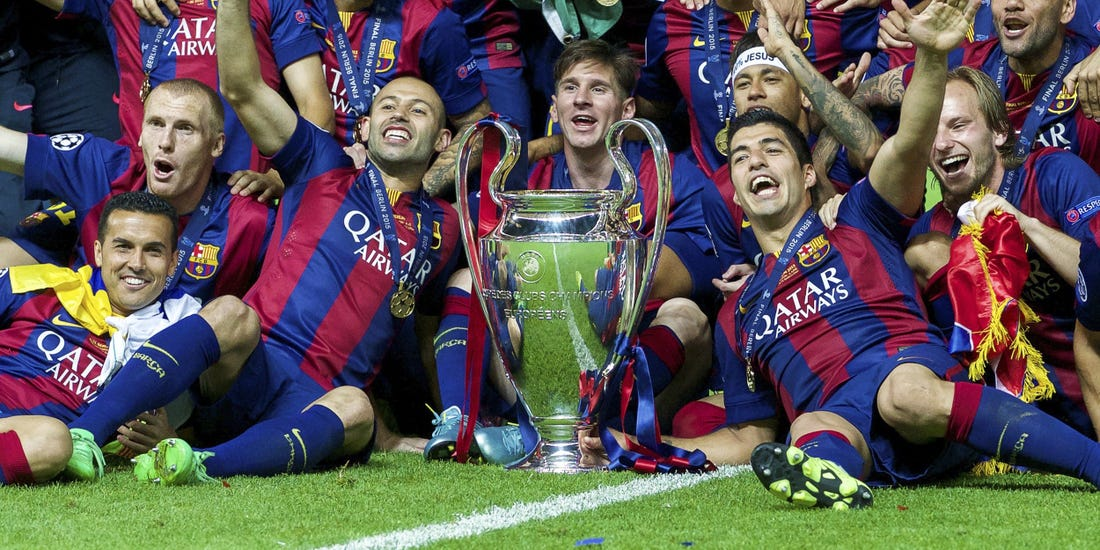
#> input picture Barca.jpg, 1100 x 550 px
$ jupyter execute Smiledetection.ipynb   (shell and % lines are left out)
#> lines starting #> are read from the running program, lines starting #| are printed output that depends on the picture; after the words box and inside, x2 and y2 are one past the last pixel; in counts of white or black regions, pixels touching at a corner belong together
[cell 1]
import cv2
from matplotlib import pyplot as plt
import pylab
pylab.rcParams['figure.figsize'] = (10.0, 8.0)


 # Load the test image and create a greyscale copy of it to be used in the classifiers
base_image = cv2.imread('Barca.jpg')
#> base_image is the input picture: shape (550, 1100, 3); mean B, G, R 84.6, 86.2, 92.1
grey = cv2.cvtColor(base_image, cv2.COLOR_BGR2GRAY)
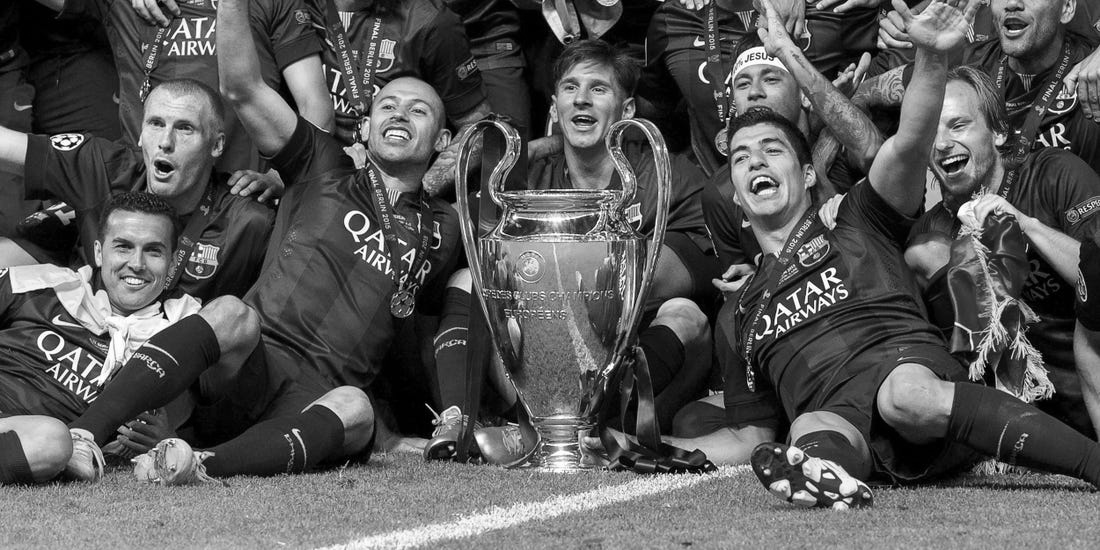
#> grey: shape (550, 1100); min 0, max 255, mean 87.8
plt.imshow(cv2.cvtColor(base_image, cv2.COLOR_BGR2RGB))

# this is a pre-trained face cascade
test_image = cv2.imread('Barca.jpg')
smile_cascade = cv2.CascadeClassifier('haarcascade_smile.xml')
smiles = smile_cascade.detectMultiScale(grey, 1.3, 20)
#> smiles = 15 rows, first 6: [983, 18, 65, 33], [371, 124, 50, 25], [517, 189, 72, 36], [694, 264, 75, 38], [870, 323, 70, 35], [530, 415, 65, 32]
for (x,y,w,h) in smiles:
     cv2.rectangle(test_image,(x,y),(x+w,y+h),(0,255,0),2)
#> this loop made 15 passes
#> (x, y, w, h) on passes 1 to 12: (983, 18, 65, 33), (371, 124, 50, 25), (517, 189, 72, 36), (694, 264, 75, 38), (870, 323, 70, 35), (530, 415, 65, 32), (621, 449, 77, 39), (26, 121, 79, 40), (441, 21, 103, 51), (498, 186, 103, 51), (856, 305, 103, 51), (953, 453, 103, 51)
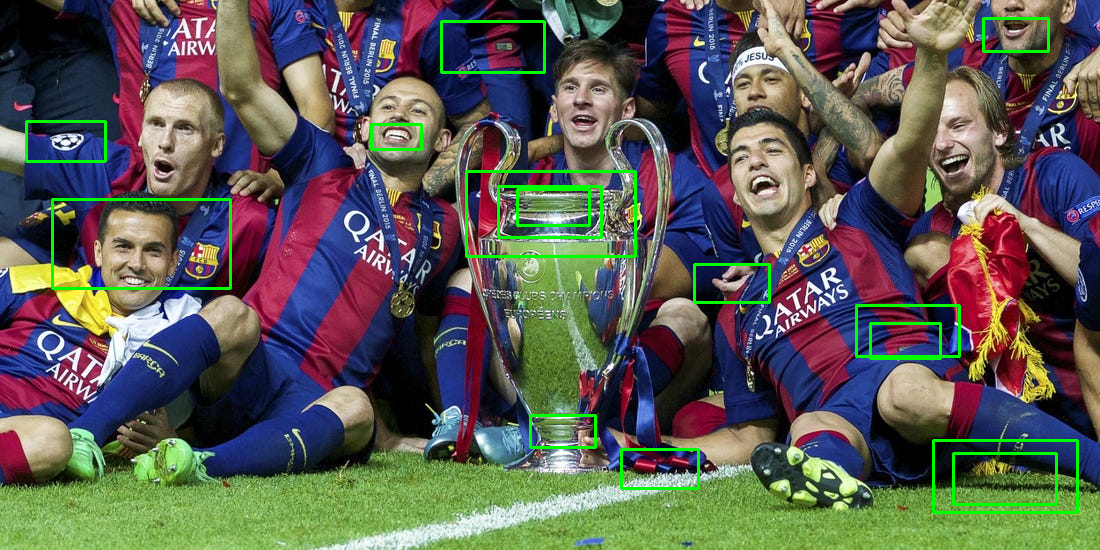
#> test_image: shape (550, 1100, 3); 2.14% of pixels changed, all inside (x1, y1, x2, y2) = (25, 17, 1079, 514)
plt.imshow(cv2.cvtColor(test_image, cv2.COLOR_BGR2RGB))
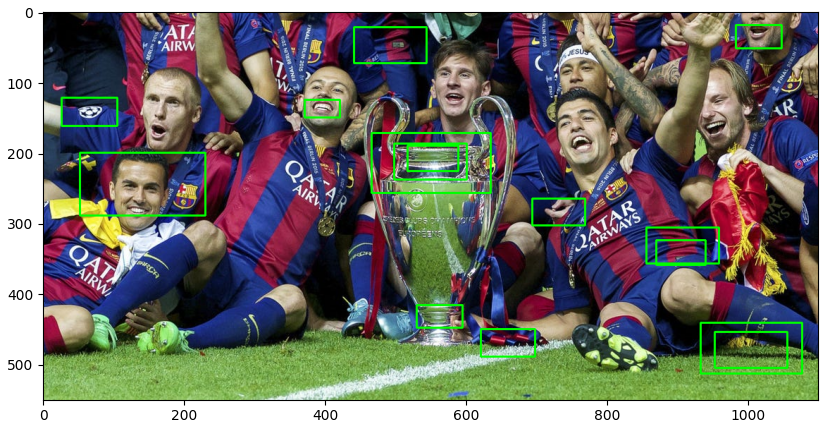
#> figure drawn by matplotlib, 1 panel

$ run again, with 66465125902f0b331e4b1d60397b40b7.jpg copied over Barca.jpg
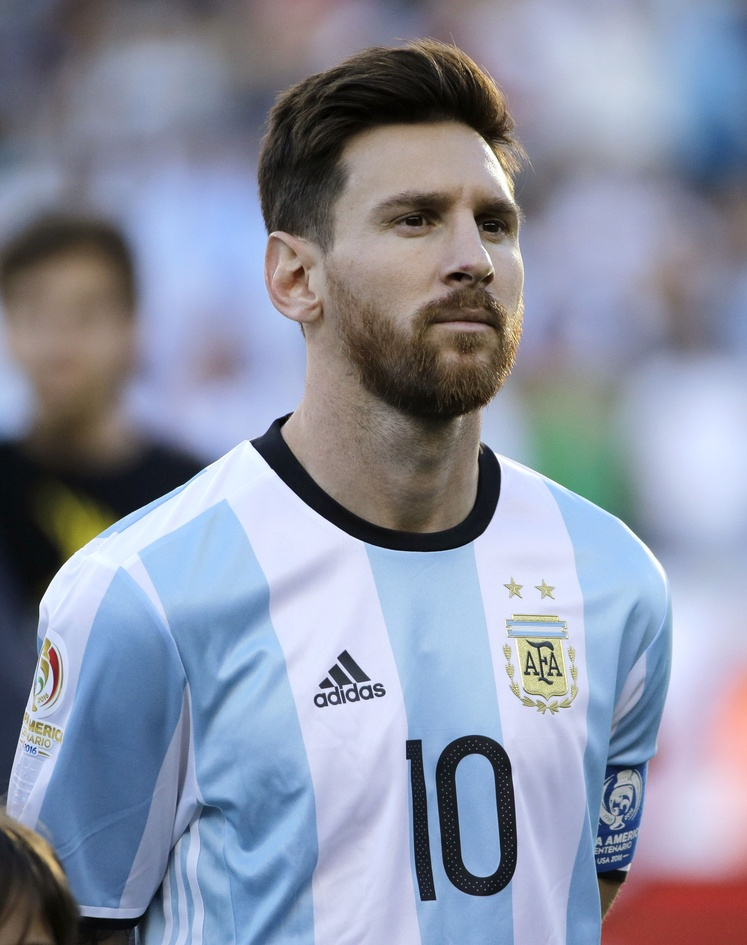
#> input picture 66465125902f0b331e4b1d60397b40b7.jpg, 747 x 945 px, shrunk from 2667 x 3376 before the run
#> base_image is the input picture: shape (945, 747, 3); mean B, G, R 161.4, 143.5, 137.5
#> `grey = cv2.cvtColor(base_image, cv2.COLOR_BGR2GRAY)`:
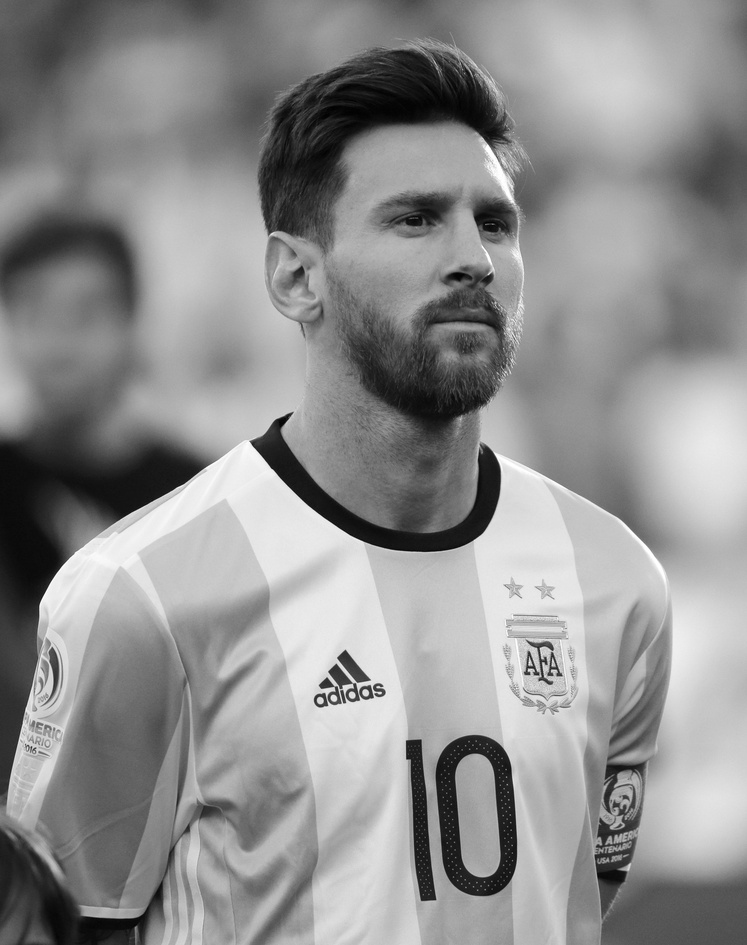
#> grey: shape (945, 747); min 0, max 255, mean 143.8
#> smiles = [[423, 307, 77, 39], [314, 476, 212, 106]]
#> the loop `for (x,y,w,h) in smiles:` made 2 passes
#> `[cell 1] import cv2 from matplotlib import pyplot as plt import pylab ..`:
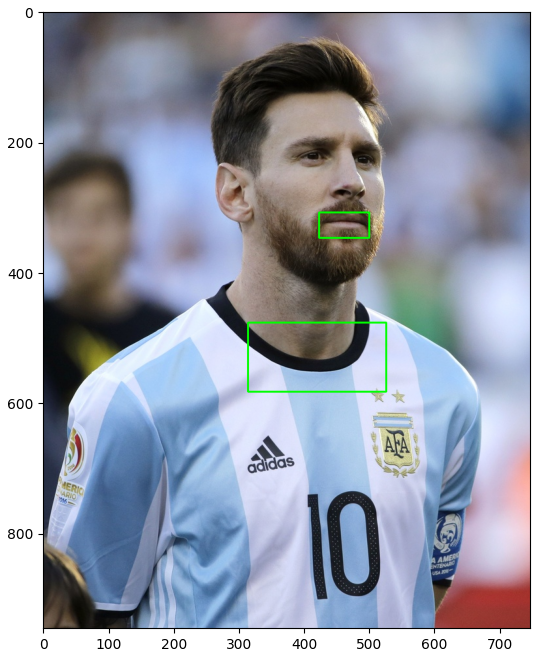
#> figure drawn by matplotlib, 1 panel
